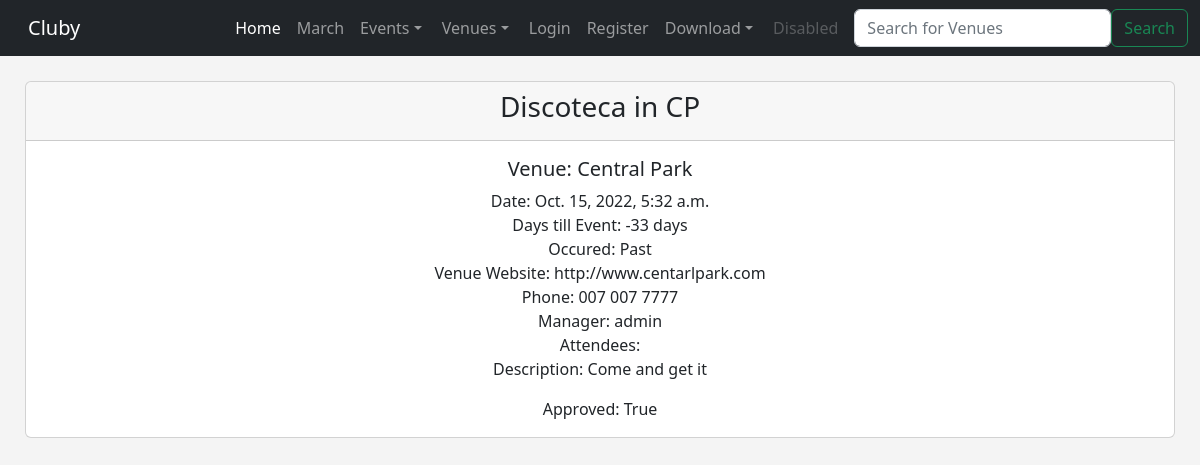
The app's page /show_event/2 with its own data.
### events/models.py (models this page shows, shortened)
class Event(models.Model):
    name = models.CharField('Event Name', max_length=120)
    event_date = models.DateTimeField('Event Date')
    venue = models.ForeignKey(Venue, blank=True, null=True, on_delete=models.CASCADE)
    manager = models.ForeignKey(User, blank=True, null=True, on_delete=models.SET_NULL)
    description = models.TextField(blank=True)
    attendees = models.ManyToManyField(User, related_name='attendees', blank=True)
    approved = models.BooleanField('Approved', default=False)
    @property
    def Days_till(self):
        today = date.today()
        days_till = str(self.event_date.date() - today).split(',', 1)[0]
        return days_till
    @property
    def Is_past(self):
        today = date.today()
        if self.event_date.date() < today:
            thing = "Past"
        else:
            thing = 'Future'
        return thing

class Venue(models.Model):
    name = models.CharField('Venue Name', max_length = 120)
    address = models.CharField(max_length = 300)
    zip_code = models.CharField('Zip Code', max_length = 15)
    phone = models.CharField('Contact Phone', max_length = 25, blank=True)
    web = models.URLField('Website Address', blank=True)
    email_address = models.EmailField('Email Address', blank=True)
    owner = models.IntegerField("Venue Owner", blank=False, default=1)
    venue_image = models.ImageField(null=True, blank=True, upload_to='images/')
    def __str__(self):
        return self.name

### events/views.py (the view)
# urls.py: path('show_event/<event_id>', views.show_event, name='show-event'),
def show_event(request, event_id):
    event = Event.objects.get(pk=event_id)
    return render(request, 'events/show_event.html', {
        "event":event,
    })

### events/templates/events/show_event.html (shortened to what this page needs)
{% extends 'events/base.html' %}
{% block content %}
    <center>
        <div class="card text-center">
            <div class="card-header">
            <h3> {{ event.name }}</h3>
            </div>
            <div class="card-body">
                <ul class="no-bullets">
                    <li><h5 class="card-title">Venue: {{ event.venue }}</h5></li>
                    <li>Date: {{ event.event_date }}</li>
                    <li>Days till Event: {{ event.Days_till }}</li>
                    <li>Occured: {{ event.Is_past }}</li>
                    <li>Venue Website: {{ event.venue.web}}</li>
                    <li>Phone: {{ event.venue.phone}}</li>
                    <li>Manager: {{ event.manager }}</li>
                    <li> Attendees:
                </ul>
            <p class="card-text">Description: {{ event.description }}</p>
            <p class="card-text">Approved: {{ event.approved }}</p>
            </div>
        </div>
    </center>
{% endblock %}

### events/static/events/dupa.css (style rules this page uses)
.no-bullets { list-style-type: none; padding: 0; margin: 0; }

### events/templates/events/base.html (style rules this page uses)
body { background: #f4f4f4; }

### records on screen
Event: name "Discoteca in CP", venue "Central Park", event_date "Oct. 15, 2022, 5:32 a.m.", Days_till "-33 days", Is_past "Past", venue.web "http://www.centarlpark.com", venue.phone "007 007 7777", manager "admin", description "Come and get it", approved "True"
